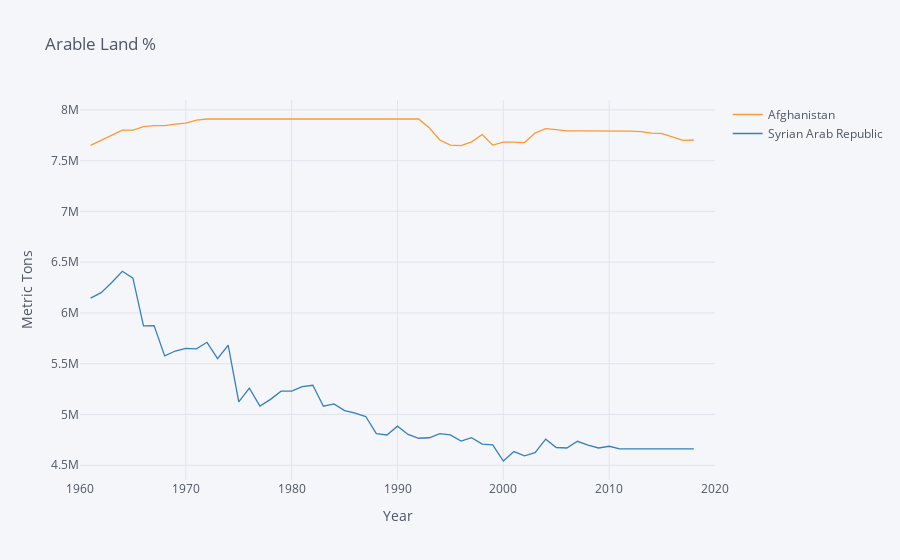

Here is the notebook cell this chart was saved with:
### Markdown cell above
Things I want to look at: food, livestock and crop production over time; arable land per person over time, agriculture added per person, rural poverty gap, value added

### Code cell
vars = {"AG.LND.ARBL.HA":"Arable Land"}
use=["SY","AFG"]
def fix_date_index(df):
    idx_vars = df.index.names
    new = df.reset_index()
    new.date = new.date.astype(int)
    return new.set_index(idx_vars)

cereals = fix_date_index(wbdata.get_dataframe(vars,country=use)).squeeze().unstack('country')

cereals.iplot(xTitle="Year",yTitle="Metric Tons",
              title="Arable Land %")

### Figure 1 — Plotly figure (JSON) as saved in the notebook; plotly's stock layout.template omitted (floating-point values rounded to 4 significant figures)
{"data": [{"line": {"color": "rgba(255, 153, 51, 1.0)", "dash": "solid", "shape": "linear", "width": 1.3}, "mode": "lines", "name": "Afghanistan", "text": "", "type": "scatter", "x": [1960, 1961, 1962, 1963, 1964, 1965, 1966, 1967, 1968, 1969, 1970, 1971, 1972, 1973, 1974, 1975, 1976, 1977, 1978, 1979, 1980, 1981, 1982, 1983, 1984, 1985, 1986, 1987, 1988, 1989, 1990, 1991, 1992, 1993, 1994, 1995, 1996, 1997, 1998, 1999, 2000, 2001, 2002, 2003, 2004, 2005, 2006, 2007, 2008, 2009, 2010, 2011, 2012, 2013, 2014, 2015, 2016, 2017, 2018, 2019, 2020], "y": ["", 7650000, 7700000, 7750000, 7800000, 7800000, 7835000, 7844000, 7844000, 7860000, 7870000, 7900000, 7910000, 7910000, 7910000, 7910000, 7910000, 7910000, 7910000, 7910000, 7910000, 7910000, 7910000, 7910000, 7910000, 7910000, 7910000, 7910000, 7910000, 7910000, 7910000, 7910000, 7910000, 7824000, 7703000, 7653000, 7647000, 7685000, 7757000, 7653000, 7683000, 7683000, 7678000, 7772000, 7816000, 7805000, 7794000, 7794000, 7794000, 7793000, 7793000, 7791000, 7790000, 7785000, 7771000, 7765000, 7729000, 7699000, 7703000, "", ""]}, {"line": {"color": "rgba(55, 128, 191, 1.0)", "dash": "solid", "shape": "linear", "width": 1.3}, "mode": "lines", "name": "Syrian Arab Republic", "text": "", "type": "scatter", "x": [1960, 1961, 1962, 1963, 1964, 1965, 1966, 1967, 1968, 1969, 1970, 1971, 1972, 1973, 1974, 1975, 1976, 1977, 1978, 1979, 1980, 1981, 1982, 1983, 1984, 1985, 1986, 1987, 1988, 1989, 1990, 1991, 1992, 1993, 1994, 1995, 1996, 1997, 1998, 1999, 2000, 2001, 2002, 2003, 2004, 2005, 2006, 2007, 2008, 2009, 2010, 2011, 2012, 2013, 2014, 2015, 2016, 2017, 2018, 2019, 2020], "y": ["", 6146000, 6200000, 6300000, 6410000, 6342000, 5873000, 5876000, 5577000, 5625000, 5651000, 5647000, 5711000, 5550000, 5682000, 5125000, 5260000, 5083000, 5149000, 5230000, 5230000, 5275000, 5288000, 5082000, 5104000, 5038000, 5013000, 4980000, 4812000, 4798000, 4885000, 4804000, 4766000, 4771000, 4812000, 4799000, 4739000, 4771000, 4709000, 4701000, 4542000, 4635000, 4593000, 4625000, 4757000, 4675000, 4670000, 4736000, 4699000, 4670000, 4687000, 4662000, 4665000, 4662000, 4662000, 4662000, 4662000, 4662000, 4662000, "", ""]}], "layout": {"legend": {"bgcolor": "#F5F6F9", "font": {"color": "#4D5663"}}, "paper_bgcolor": "#F5F6F9", "plot_bgcolor": "#F5F6F9", "title": {"font": {"color": "#4D5663"}, "text": "Arable Land %"}, "xaxis": {"gridcolor": "#E1E5ED", "showgrid": true, "tickfont": {"color": "#4D5663"}, "title": {"font": {"color": "#4D5663"}, "text": "Year"}, "zerolinecolor": "#E1E5ED"}, "yaxis": {"gridcolor": "#E1E5ED", "showgrid": true, "tickfont": {"color": "#4D5663"}, "title": {"font": {"color": "#4D5663"}, "text": "Metric Tons"}, "zerolinecolor": "#E1E5ED"}}}
